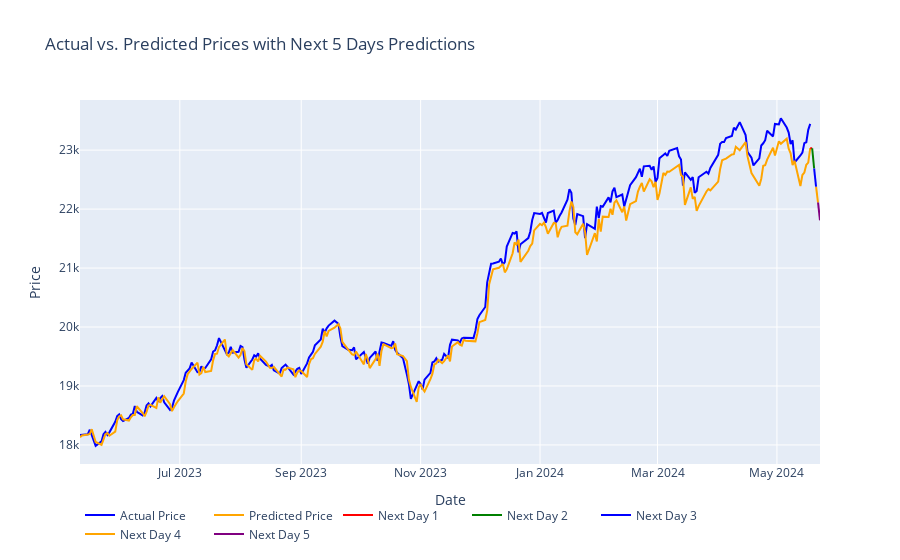

Here is the notebook cell this chart was saved with:
### Code cell
# Plotting actual and predicted prices
colors = ['red', 'green', 'blue', 'orange', 'purple']

actual_trace = go.Scatter(x=df.index[-len(y_test):], y=y_test_scaled.flatten(), mode='lines', name='Actual Price', line=dict(color='blue'))
predicted_trace = go.Scatter(x=df.index[-len(predictions):], y=predictions.flatten(), mode='lines', name='Predicted Price', line=dict(color='orange'))

# Calculate the next 5 dates after the last date in the dataset
last_date = df.index[-1]
next_5_days_index = pd.date_range(last_date + pd.Timedelta(days=1), periods=5)

# Plotting prices for the next 5 days
next_5_days_trace = []
predict_price = predictions[-1][0]
for i, price in enumerate(next_5_days_predictions, start=1):
    next_day_trace = go.Scatter(x=[last_date, next_5_days_index[i-1]], y=[predict_price, price[0][0]], mode='lines', name=f'Next Day {i}', line=dict(color=colors[i-1]))
    next_5_days_trace.append(next_day_trace)
    last_date = next_5_days_index[i-1]
    predict_price = price[0][0]

# Combine all traces
traces = [actual_trace, predicted_trace] + next_5_days_trace

# Define layout
layout = go.Layout(title='Actual vs. Predicted Prices with Next 5 Days Predictions',
                   xaxis=dict(title='Date'),
                   yaxis=dict(title='Price'),
                   legend=dict(orientation='h'),
                   showlegend=True)

# Create figure
fig = go.Figure(data=traces, layout=layout)

# Show interactive plot
fig.show()

### Figure 1 — Plotly figure (JSON) as saved in the notebook; plotly's stock layout.template omitted (floating-point values rounded to 4 significant figures; data arrays with more than 128 entries replaced by an {"elided": "..."} marker saying what was removed)
{"data": [{"line": {"color": "blue"}, "mode": "lines", "name": "Actual Price", "type": "scatter", "x": {"elided": "255 str values"}, "y": {"elided": "255 float values"}}, {"line": {"color": "orange"}, "mode": "lines", "name": "Predicted Price", "type": "scatter", "x": {"elided": "255 str values"}, "y": {"elided": "255 float values"}}, {"line": {"color": "red"}, "mode": "lines", "name": "Next Day 1", "type": "scatter", "x": ["2024-05-18T00:00:00", "2024-05-19T00:00:00"], "y": [23030.0, 23030.0]}, {"line": {"color": "green"}, "mode": "lines", "name": "Next Day 2", "type": "scatter", "x": ["2024-05-19T00:00:00", "2024-05-20T00:00:00"], "y": [23030.0, 22690.0]}, {"line": {"color": "blue"}, "mode": "lines", "name": "Next Day 3", "type": "scatter", "x": ["2024-05-20T00:00:00", "2024-05-21T00:00:00"], "y": [22690.0, 22380.0]}, {"line": {"color": "orange"}, "mode": "lines", "name": "Next Day 4", "type": "scatter", "x": ["2024-05-21T00:00:00", "2024-05-22T00:00:00"], "y": [22380.0, 22110.0]}, {"line": {"color": "purple"}, "mode": "lines", "name": "Next Day 5", "type": "scatter", "x": ["2024-05-22T00:00:00", "2024-05-23T00:00:00"], "y": [22110.0, 21810.0]}], "layout": {"legend": {"orientation": "h"}, "showlegend": true, "title": {"text": "Actual vs. Predicted Prices with Next 5 Days Predictions"}, "xaxis": {"title": {"text": "Date"}}, "yaxis": {"title": {"text": "Price"}}}}
